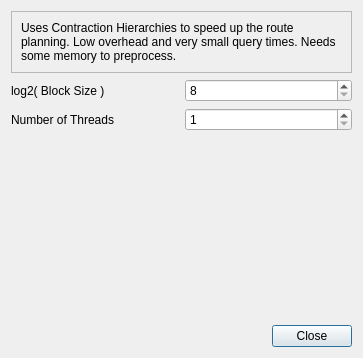
<?xml version="1.0" encoding="UTF-8"?>
<ui version="4.0">
 <class>CHSettingsDialog</class>
 <widget class="QDialog" name="CHSettingsDialog">
  <property name="geometry">
   <rect>
    <x>0</x>
    <y>0</y>
    <width>363</width>
    <height>358</height>
   </rect>
  </property>
  <property name="windowTitle">
   <string>Dialog</string>
  </property>
  <layout class="QVBoxLayout" name="verticalLayout">
   <item>
    <widget class="QFrame" name="frame">
     <property name="frameShape">
      <enum>QFrame::StyledPanel</enum>
     </property>
     <property name="frameShadow">
      <enum>QFrame::Raised</enum>
     </property>
     <layout class="QGridLayout" name="gridLayout">
      <item row="0" column="0">
       <widget class="QLabel" name="label">
        <property name="sizePolicy">
         <sizepolicy hsizetype="Preferred" vsizetype="Fixed">
          <horstretch>0</horstretch>
          <verstretch>0</verstretch>
         </sizepolicy>
        </property>
        <property name="text">
         <string>Uses Contraction Hierarchies to speed up the route planning. Low overhead and very small query times. Needs some memory to preprocess.</string>
        </property>
        <property name="wordWrap">
         <bool>true</bool>
        </property>
       </widget>
      </item>
     </layout>
    </widget>
   </item>
   <item>
    <layout class="QGridLayout" name="gridLayout_2">
     <item row="0" column="0">
      <widget class="QLabel" name="label_2">
       <property name="text">
        <string>log2( Block Size )</string>
       </property>
       <property name="buddy">
        <cstring>blockSize</cstring>
       </property>
      </widget>
     </item>
     <item row="0" column="1">
      <widget class="QSpinBox" name="blockSize">
       <property name="minimum">
        <number>8</number>
       </property>
      </widget>
     </item>
     <item row="1" column="0">
      <widget class="QLabel" name="label_3">
       <property name="text">
        <string>Number of Threads</string>
       </property>
       <property name="buddy">
        <cstring>threads</cstring>
       </property>
      </widget>
     </item>
     <item row="1" column="1">
      <widget class="QSpinBox" name="threads">
       <property name="minimum">
        <number>1</number>
       </property>
      </widget>
     </item>
    </layout>
   </item>
   <item>
    <spacer name="verticalSpacer">
     <property name="orientation">
      <enum>Qt::Vertical</enum>
     </property>
     <property name="sizeHint" stdset="0">
      <size>
       <width>20</width>
       <height>169</height>
      </size>
     </property>
    </spacer>
   </item>
   <item>
    <layout class="QHBoxLayout" name="horizontalLayout">
     <item>
      <spacer name="horizontalSpacer">
       <property name="orientation">
        <enum>Qt::Horizontal</enum>
       </property>
       <property name="sizeHint" stdset="0">
        <size>
         <width>40</width>
         <height>20</height>
        </size>
       </property>
      </spacer>
     </item>
     <item>
      <widget class="QPushButton" name="pushButton">
       <property name="text">
        <string>Close</string>
       </property>
      </widget>
     </item>
    </layout>
   </item>
  </layout>
 </widget>
 <resources/>
 <connections>
  <connection>
   <sender>pushButton</sender>
   <signal>clicked()</signal>
   <receiver>CHSettingsDialog</receiver>
   <slot>close()</slot>
   <hints>
    <hint type="sourcelabel">
     <x>317</x>
     <y>334</y>
    </hint>
    <hint type="destinationlabel">
     <x>211</x>
     <y>310</y>
    </hint>
   </hints>
  </connection>
 </connections>
</ui>
